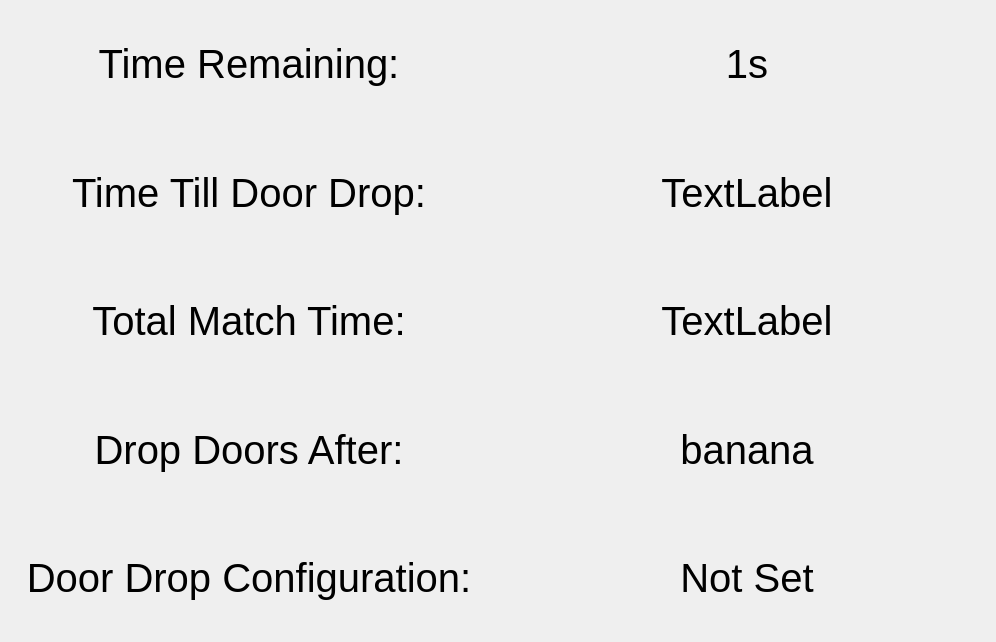
<?xml version="1.0" encoding="UTF-8"?>
<ui version="4.0">
 <class>DeathMatchRunningClockWidget</class>
 <widget class="QWidget" name="DeathMatchRunningClockWidget">
  <property name="geometry">
   <rect>
    <x>0</x>
    <y>0</y>
    <width>996</width>
    <height>642</height>
   </rect>
  </property>
  <property name="windowTitle">
   <string>Form</string>
  </property>
  <layout class="QGridLayout" name="gridLayout_2">
   <property name="leftMargin">
    <number>0</number>
   </property>
   <property name="topMargin">
    <number>0</number>
   </property>
   <property name="rightMargin">
    <number>0</number>
   </property>
   <property name="bottomMargin">
    <number>0</number>
   </property>
   <property name="spacing">
    <number>0</number>
   </property>
   <item row="0" column="0">
    <layout class="QGridLayout" name="gridLayout">
     <property name="spacing">
      <number>0</number>
     </property>
     <item row="0" column="0">
      <widget class="QLabel" name="timeRemainingDisplayLabel">
       <property name="font">
        <font>
         <pointsize>30</pointsize>
        </font>
       </property>
       <property name="text">
        <string>Time Remaining:</string>
       </property>
       <property name="alignment">
        <set>Qt::AlignCenter</set>
       </property>
      </widget>
     </item>
     <item row="4" column="1">
      <widget class="QLabel" name="doorDropSettingLabel">
       <property name="font">
        <font>
         <pointsize>30</pointsize>
        </font>
       </property>
       <property name="text">
        <string>Not Set</string>
       </property>
       <property name="alignment">
        <set>Qt::AlignCenter</set>
       </property>
      </widget>
     </item>
     <item row="3" column="1">
      <widget class="QLabel" name="doorDropTimeLabel">
       <property name="font">
        <font>
         <pointsize>30</pointsize>
        </font>
       </property>
       <property name="text">
        <string>banana</string>
       </property>
       <property name="alignment">
        <set>Qt::AlignCenter</set>
       </property>
      </widget>
     </item>
     <item row="2" column="1">
      <widget class="QLabel" name="initialMatchTime">
       <property name="font">
        <font>
         <pointsize>30</pointsize>
        </font>
       </property>
       <property name="text">
        <string>TextLabel</string>
       </property>
       <property name="alignment">
        <set>Qt::AlignCenter</set>
       </property>
      </widget>
     </item>
     <item row="2" column="0">
      <widget class="QLabel" name="matchTImeLabel">
       <property name="font">
        <font>
         <pointsize>30</pointsize>
        </font>
       </property>
       <property name="text">
        <string>Total Match Time:</string>
       </property>
       <property name="alignment">
        <set>Qt::AlignCenter</set>
       </property>
      </widget>
     </item>
     <item row="0" column="1">
      <widget class="QLabel" name="timeRemainingLabel">
       <property name="font">
        <font>
         <pointsize>30</pointsize>
        </font>
       </property>
       <property name="text">
        <string>1s</string>
       </property>
       <property name="alignment">
        <set>Qt::AlignCenter</set>
       </property>
      </widget>
     </item>
     <item row="4" column="0">
      <widget class="QLabel" name="doorDropConfigTextLabel">
       <property name="font">
        <font>
         <pointsize>30</pointsize>
        </font>
       </property>
       <property name="text">
        <string>Door Drop Configuration:</string>
       </property>
       <property name="alignment">
        <set>Qt::AlignCenter</set>
       </property>
      </widget>
     </item>
     <item row="3" column="0">
      <widget class="QLabel" name="dropDoorsAtLabel">
       <property name="font">
        <font>
         <pointsize>30</pointsize>
        </font>
       </property>
       <property name="text">
        <string>Drop Doors After:</string>
       </property>
       <property name="alignment">
        <set>Qt::AlignCenter</set>
       </property>
      </widget>
     </item>
     <item row="1" column="0">
      <widget class="QLabel" name="timeTillDoorDropLabel">
       <property name="font">
        <font>
         <pointsize>30</pointsize>
        </font>
       </property>
       <property name="text">
        <string>Time Till Door Drop:</string>
       </property>
       <property name="alignment">
        <set>Qt::AlignCenter</set>
       </property>
      </widget>
     </item>
     <item row="1" column="1">
      <widget class="QLabel" name="doorDropTimeRemainingLabel">
       <property name="font">
        <font>
         <pointsize>30</pointsize>
        </font>
       </property>
       <property name="text">
        <string>TextLabel</string>
       </property>
       <property name="alignment">
        <set>Qt::AlignCenter</set>
       </property>
      </widget>
     </item>
    </layout>
   </item>
  </layout>
 </widget>
 <resources/>
 <connections/>
</ui>
